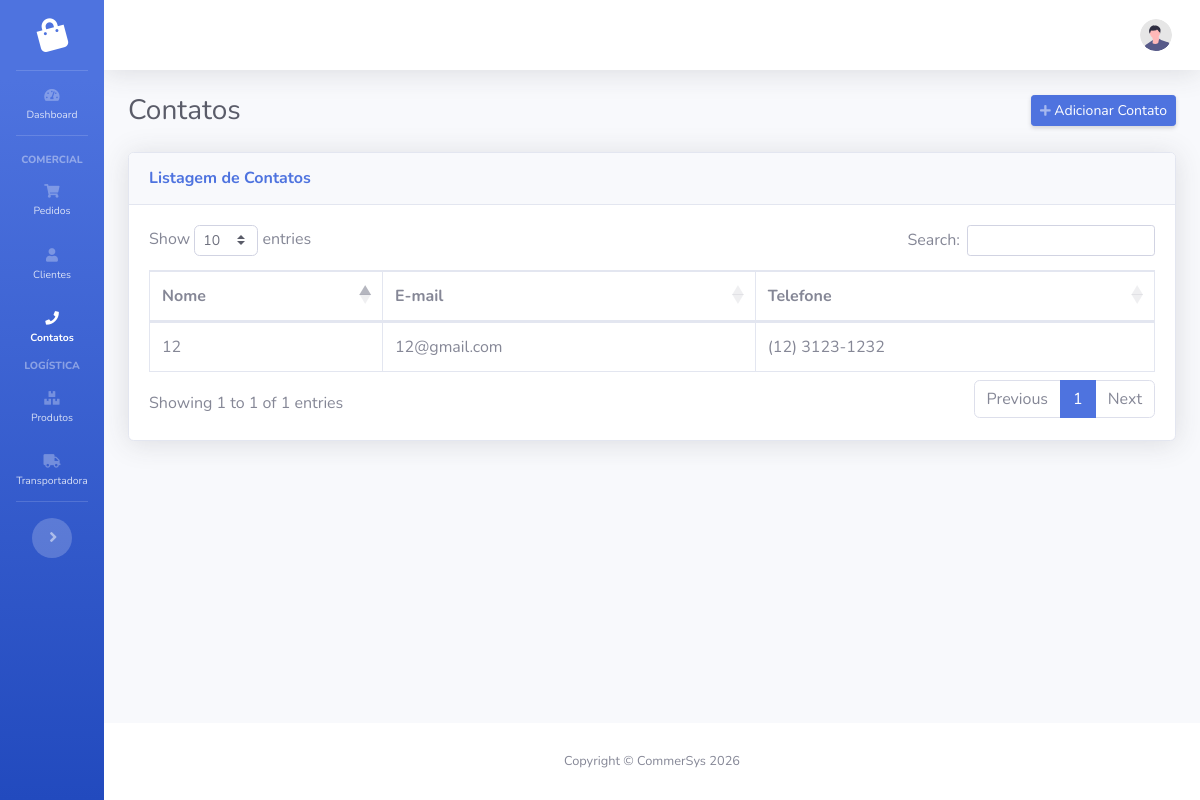
The app's page /comercial/contatos/, older data.
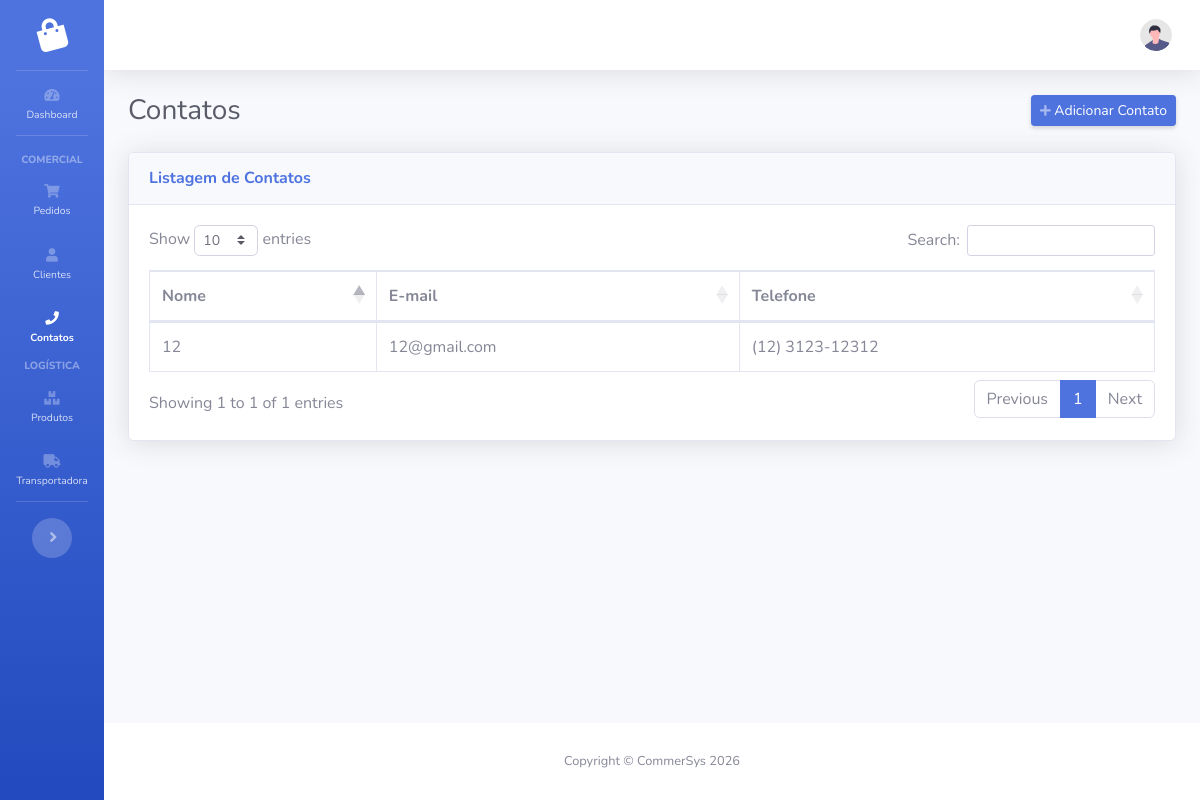
The same page, newer data.
### comercial/models.py (models this page shows, shortened)
class Contato(models.Model):
    nome = models.CharField(max_length=100)
    email = models.EmailField(max_length=254, blank=True, null=True)
    telefone = models.CharField(max_length=20, blank=True, null=True)
    created_at = models.DateTimeField(auto_now_add=True)
    updated_at = models.DateTimeField(auto_now=True)

### comercial/views.py (the view)
# urls.py: path('contatos/', views.ContatoListView.as_view(), name='contatos'),
class ContatoListView(ListView):
    model = Contato
    template_name = "comercial/contato_list.html"
    context_object_name = "contatos"

### comercial/templates/comercial/contato_list.html (shortened to what this page needs)
{% extends 'base.html' %}
{% load static %}
{% load humanize %}
{% block extra_css %}
    <link href="https://cdn.datatables.net/1.10.25/css/dataTables.bootstrap4.min.css"
          rel="stylesheet" />
{% endblock extra_css %}
{% block content %}
    <div class="d-flex align-items-center justify-content-between mb-4">
        <h1 class="h3 mb-0 text-gray-800">Contatos</h1>
        <a href="{% url 'comercial:contato_create' %}"
           class="d-sm-inline-block btn btn-sm btn-primary shadow-sm">
            <i class="fas fa-plus fa-sm text-white-50"></i>
            <span class="d-none d-sm-inline">Adicionar Contato</span>
        </a>
    </div>
    <div class="card shadow mb-4">
        <div class="card-header py-3">
            <h6 class="m-0 font-weight-bold text-primary">Listagem de Contatos</h6>
        </div>
        <div class="card-body">
            <div class="table-responsive">
                <table class="table table-bordered table-hover"
                       id="dataTable"
                       width="100%"
                       cellspacing="0">
                    <thead>
                        <tr>
                            <th>Nome</th>
                            <th>E-mail</th>
                            <th>Telefone</th>
                        </tr>
                    </thead>
                    <tbody>
                        {% for contato in contatos %}
                            <tr data-bs-detail="{% url 'comercial:contato_detail' contato.id %}"
                                style="cursor: pointer">
                                <td>{{ contato.nome|default_if_none:'Não inserido' }}</td>
                                <td>{{ contato.email|default_if_none:'Não inserido' }}</td>
                                <td>{{ contato.telefone|default_if_none:'Não inserido' }}</td>
                            </tr>
                        {% endfor %}
                    </tbody>
                </table>
            </div>
        </div>
    </div>
{% endblock content %}

Row changes from the older to the newer data that the page shows:
changed Contato "12@gmail.com": telefone "(12) 3123-1232" → "(12) 3123-12312"
